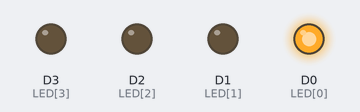
The sketch below on a simulated ESP8266 (NodeMCU). Shown: output pins drawn as LEDs (lit = HIGH).

Above: at 0.5 s.
At 1.5 s:
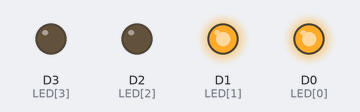
At 2.5 s:
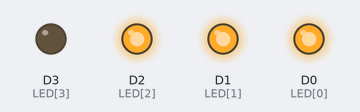
At 3.5 s:
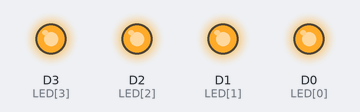
Timing chart, 0 to 5.2 s (numbered marks = the images above):
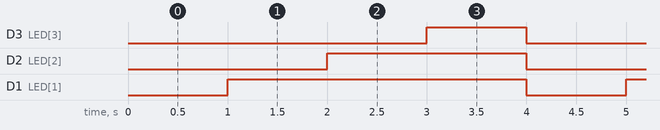

Measured:
- by itself, D3 (LED[3]): alternates HIGH for 1.0 s and LOW for 3.0 s
- by itself, D2 (LED[2]): alternates HIGH for 2.0 s and LOW for 2.0 s
- by itself, D1 (LED[1]): alternates HIGH for 3.0 s and LOW for 1.0 s

The sketch:

Running_LED_In_Sequence.ino
```cpp
int LED[] = {D0, D1, D2, D3};
void setup() {
  //it will define the mode of each pin sequentially
  for (int i = 0; i <= 3; i++) {
    pinMode(LED[i], OUTPUT);
  }
}

void loop() {
  //this program will turn on the led sequentially, from led 1 to the last one
  for (int i = 0; i <= 3; i++) {
    digitalWrite(LED[i], HIGH);
    delay(1000);
  }
  //and vice versa
  for (int i = 0; i <= 3; i++) {
    digitalWrite(LED[i], LOW);
  }
}
```
